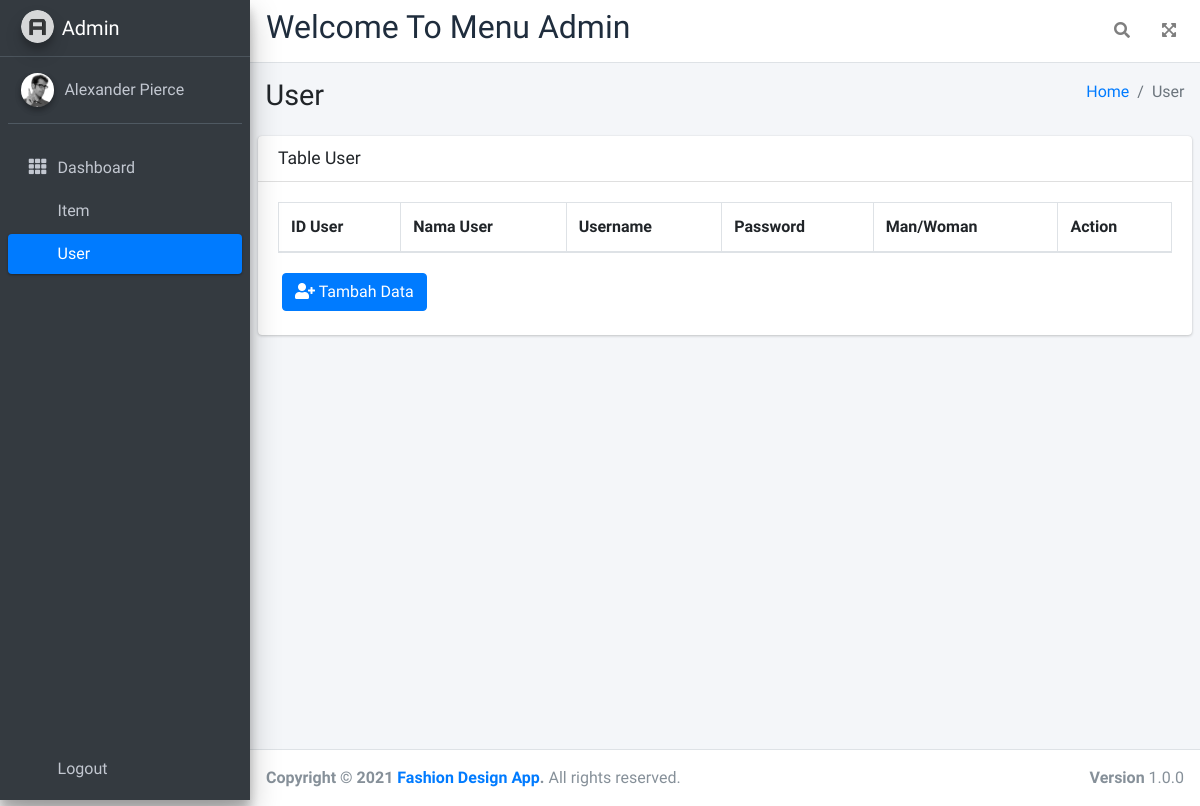
/pages/admin/user/user.php, run on an earlier commit of the app's database.
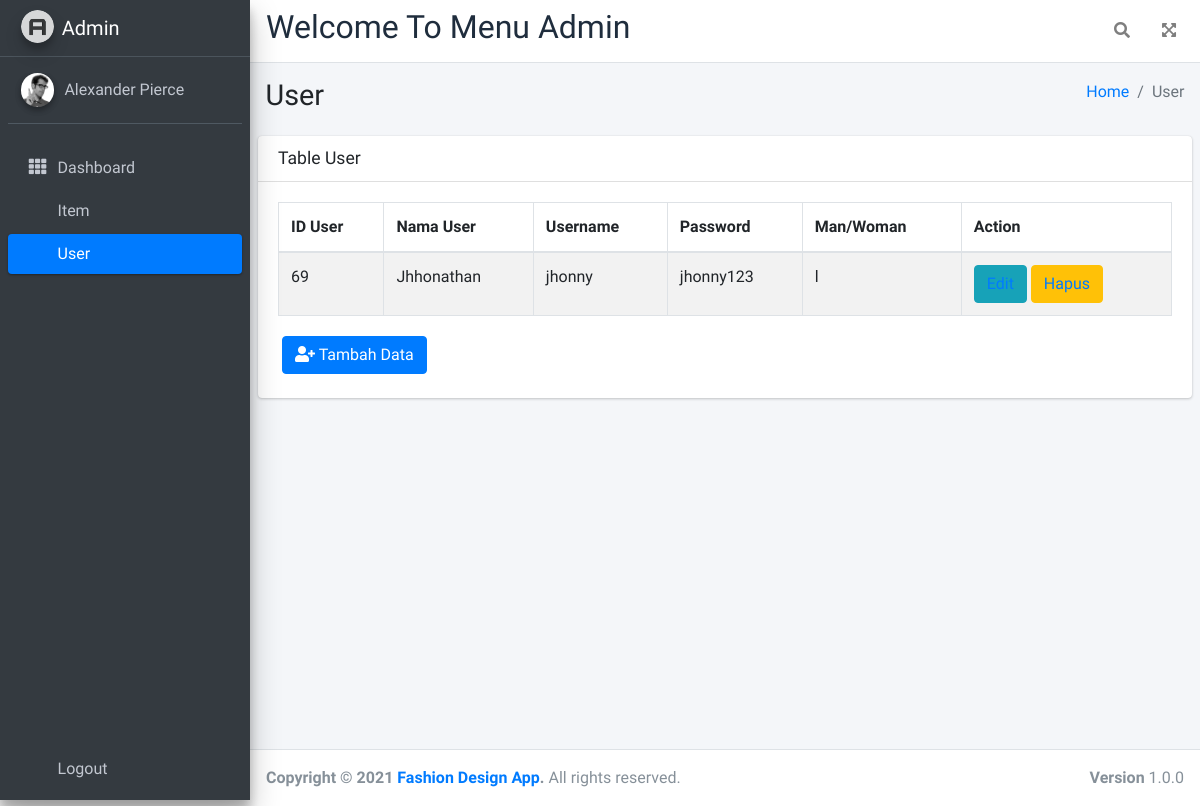
And on a later commit of the database.
### tables this page shows
CREATE TABLE USER (
    id_user  INTEGER NOT NULL,
    nama     VARCHAR(30) NOT NULL,
    username VARCHAR(30) NOT NULL,
    password VARCHAR(60) NOT NULL,
    gender   CHAR(1) NOT NULL
);

### pages/admin/user/user.php (the view, shortened to what the changed rows need)
<?php
require_once("koneksi.php");
?>
<!DOCTYPE html>
<html lang="en">
<head>
    <link rel="stylesheet" href="plugins/fontawesome-free/css/all.min.css">
    <link rel="stylesheet" href="https://code.ionicframework.com/ionicons/2.0.1/css/ionicons.min.css" />
    <link rel="stylesheet" href="./plugins/fontawesome-free/css/all.min.css">
    <link rel="stylesheet" href="./dist/css/adminlte.min.css">
    <link rel="stylesheet" href="https://cdn.datatables.net/1.11.3/css/jquery.dataTables.min.css">
</head>
<body class="hold-transition sidebar-mini layout-fixed">
    <div class="wrapper">
        <nav class="main-header navbar navbar-expand navbar-white navbar-light">
            <ul class="navbar-nav ml-2">
                <h2>Welcome To Menu Admin</h2>
            </ul>
        </nav>
        <aside class="main-sidebar sidebar-dark-primary elevation-4">
            <a href="index3.html" class="brand-link">
                <img src="dist/img/AdminLTELogo.png" alt="AdminLTE Logo" class="brand-image img-circle elevation-3" style="opacity: .8">
                <span class="brand-text font-weight-light">Admin</span>
            </a>
        </aside>
        <div class="content-wrapper">
            <div class="content-header">
                <div class="container-fluid">
                    <div class="row mb-2">
                        <div class="col-sm-6">
                            <h1 class="m-0">User</h1>
                        </div>
                    </div>
                </div>
            </div>
            <section class="content">
                <div class="card">
                <?php
                $stmt = $pdo_conn->prepare("SELECT * FROM user ORDER BY id_user ASC");
                $stmt->execute();
                $result = $stmt->fetchAll();
                ?>
                    <div class="card-body">
                        <table id="example2" class="table table-bordered table-striped">
                            <thead>
                                <tr>
                                    <th>ID User</th>
                                    <th>Nama User</th>
                                    <th>Username</th>
                                    <th>Password</th>
                                    <th>Man/Woman</th>
                                    <th>Action</th>
                                </tr>
                            </thead>
                            <tbody>
                            <?php
                             if (!empty($result)) {
                                foreach ($result as $row) {
                            ?>
                                <tr>
                                    <td>
                                    <?php echo $row["id_user"]; ?>
                                    </td>
                                    <td>
                                    <?php echo $row["nama"]; ?>
                                    </td>
                                    <td>
                                    <?php echo $row["username"]; ?>
                                    </td>
                                    <td>
                                    <?php echo $row["password"]; ?>
                                    </td>
                                    <td>
                                    <?php echo $row["gender"]; ?>
                                    </td>
                                    <td>
                                        <button type="button" class="btn btn-info ion-edit" data-toggle="modal" data-target="#edit2">
                                        <a  href="edit_user_form.php?id_user=<?php echo $row['id_user'] ?>">
                                            Edit</a></button>
                                        <button type="button" class="btn btn-warning ion-android-delete" data-toggle="modal" data-target="#delete2">
                                            <a href='delete.php?id_user=<?php echo $row['id_user'] ?>'>Hapus</a>
                                        </button>
                                    </td>
                                </tr>
                                    <?php
                                    }
                                 }
                                ?>
                        </table>
                    </div>
                </div>
            </section>
        </div>
    </div>
</body>
</html>

What changed in the data, as far as the page shows it:
added user: id_user "69", nama "Jhhonathan", username "jhonny", password "jhonny123", gender "l"
